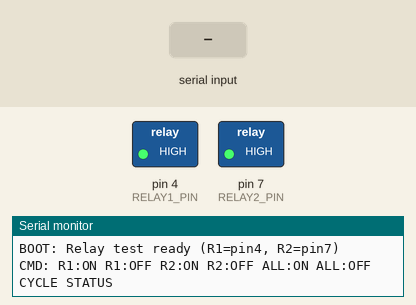
The sketch below on a simulated Arduino Uno, built with avr-gcc and run on an emulated ATmega328P. Parts: switched loads named in the sketch (green lamp = pin HIGH), the last lines printed to the serial monitor. The inputs (shaded band) are chosen by the test bench.

Above: at 1.4 s.
1.5 s: "CYCLE\n" received over Serial
At 2.1 s:
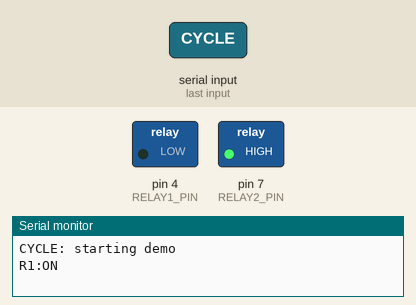
4.5 s: "R1:ON\n" received over Serial
At 5.8 s:
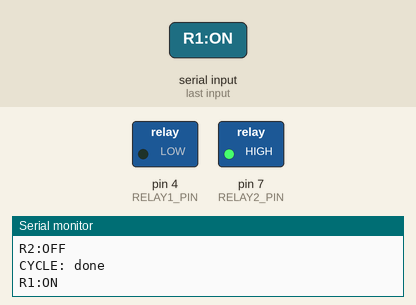
6.2 s: "R1:OFF\n" received over Serial
At 7.0 s:
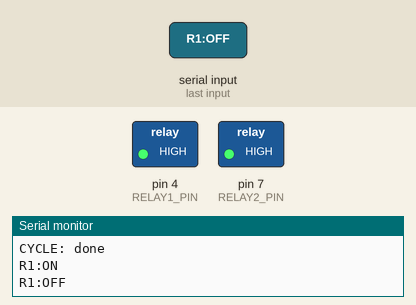
Timing chart, 0 to 9.2 s (numbered marks = the images above; inputs shaded):
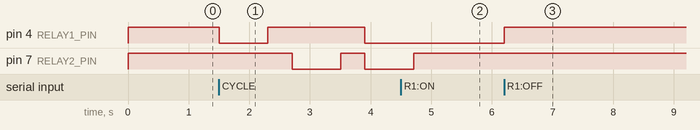

Measured:
- after the input at 1.5 s, pin 4 (RELAY1_PIN): HIGH → LOW at once, → HIGH 0.80 s later, → LOW 1.6 s later; pin 7 (RELAY2_PIN): HIGH → LOW after 1.2 s, → HIGH 0.80 s later, → LOW 0.40 s later
- after the input at 4.5 s, pin 4 (RELAY1_PIN): stays LOW (without the input it goes to HIGH after 0.21 s)
- after the input at 6.2 s, pin 4 (RELAY1_PIN): LOW → HIGH at once

The sketch:

relay_test.ino
```cpp
/*
 * Tomato Sorter v2.0 — Relay Module Test Sketch
 *
 * Wiring:
 *   Relay VCC -> Arduino 5V
 *   Relay GND -> Arduino GND
 *   Relay IN1 -> Arduino pin 4   (Fan 1 = ripe bin)
 *   Relay IN2 -> Arduino pin 7   (Fan 2 = unripe bin)
 *
 * Most relay modules are ACTIVE LOW:
 *   digitalWrite(pin, LOW)  = relay ON  (click + LED on)
 *   digitalWrite(pin, HIGH) = relay OFF
 *
 * Serial protocol (9600 baud):
 *   R1:ON   R1:OFF      Relay 1 (Fan 1)
 *   R2:ON   R2:OFF      Relay 2 (Fan 2)
 *   ALL:ON  ALL:OFF     Both relays
 *   CYCLE               Auto demo: R1 on/off, R2 on/off, both on/off
 *   STATUS              Report current relay states
 */

const int  RELAY1_PIN = 4;
const int  RELAY2_PIN = 7;
const long BAUD       = 9600;

// Active LOW relays
const int RELAY_ON  = LOW;
const int RELAY_OFF = HIGH;

bool r1State = false;
bool r2State = false;

void setRelay(int pin, bool on, int relayNum) {
  digitalWrite(pin, on ? RELAY_ON : RELAY_OFF);
  if (relayNum == 1) r1State = on;
  else               r2State = on;
  Serial.print("R");
  Serial.print(relayNum);
  Serial.print(":");
  Serial.println(on ? "ON" : "OFF");
}

void setup() {
  pinMode(RELAY1_PIN, OUTPUT);
  pinMode(RELAY2_PIN, OUTPUT);
  // Start with both relays OFF
  digitalWrite(RELAY1_PIN, RELAY_OFF);
  digitalWrite(RELAY2_PIN, RELAY_OFF);
  Serial.begin(BAUD);
  delay(200);
  Serial.println("BOOT: Relay test ready (R1=pin4, R2=pin7)");
  Serial.println("CMD: R1:ON R1:OFF R2:ON R2:OFF ALL:ON ALL:OFF CYCLE STATUS");
}

void cycle() {
  Serial.println("CYCLE: starting demo");
  setRelay(RELAY1_PIN, true,  1); delay(800);
  setRelay(RELAY1_PIN, false, 1); delay(400);
  setRelay(RELAY2_PIN, true,  2); delay(800);
  setRelay(RELAY2_PIN, false, 2); delay(400);
  setRelay(RELAY1_PIN, true,  1);
  setRelay(RELAY2_PIN, true,  2); delay(800);
  setRelay(RELAY1_PIN, false, 1);
  setRelay(RELAY2_PIN, false, 2);
  Serial.println("CYCLE: done");
}

void loop() {
  if (!Serial.available()) return;
  String cmd = Serial.readStringUntil('\n');
  cmd.trim();
  if (cmd.length() == 0) return;

  if      (cmd == "R1:ON")   setRelay(RELAY1_PIN, true,  1);
  else if (cmd == "R1:OFF")  setRelay(RELAY1_PIN, false, 1);
  else if (cmd == "R2:ON")   setRelay(RELAY2_PIN, true,  2);
  else if (cmd == "R2:OFF")  setRelay(RELAY2_PIN, false, 2);
  else if (cmd == "ALL:ON")  { setRelay(RELAY1_PIN, true,  1); setRelay(RELAY2_PIN, true,  2); }
  else if (cmd == "ALL:OFF") { setRelay(RELAY1_PIN, false, 1); setRelay(RELAY2_PIN, false, 2); }
  else if (cmd == "CYCLE")   cycle();
  else if (cmd == "STATUS") {
    Serial.print("STATUS: R1=");
    Serial.print(r1State ? "ON" : "OFF");
    Serial.print(" R2=");
    Serial.println(r2State ? "ON" : "OFF");
  }
  else {
    Serial.print("UNKNOWN: ");
    Serial.println(cmd);
  }
}
```
